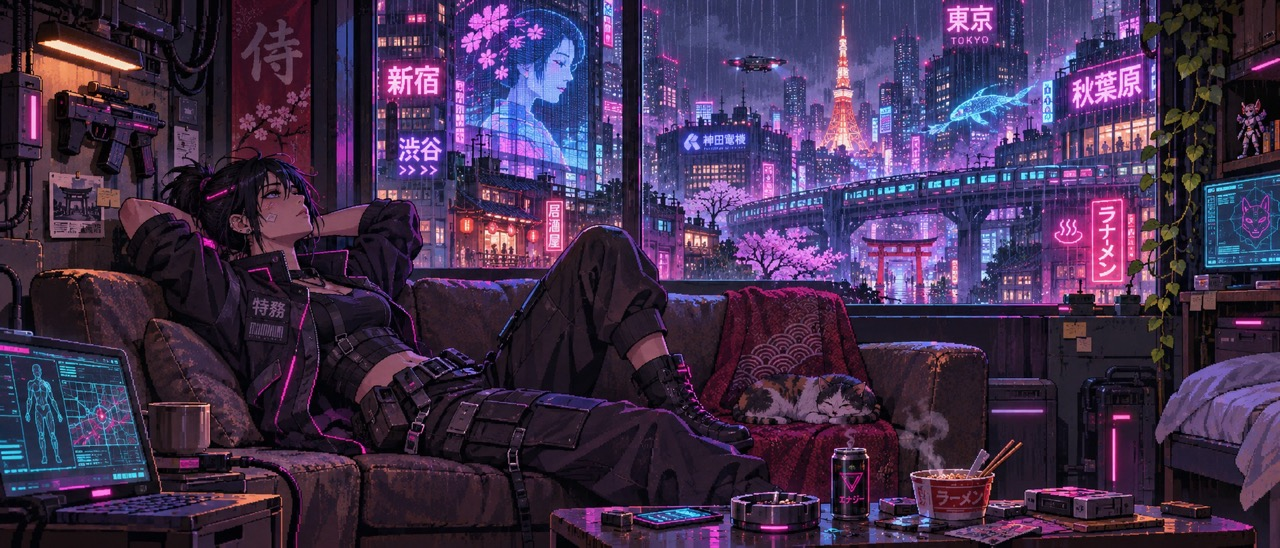
#> input picture prototypes/mortal-city/art_src/ref/ChatGPT 圖像 2026年11月4日 下午04_20_48-1 Large.jpeg, 1280 x 548 px
$ python -i slice_sprites.py   (imports and definitions only)
#> lines starting #> are read from the running program, lines starting #| are printed output that depends on the picture
#!/usr/bin/env python3
"""把 Codex 生成的綠底素材切成 sprite，縮成遊戲像素尺寸。

用法：
  python3 art_src/slice_sprites.py kit  <輸入.png> <輸出前綴> [縮小倍率]   # 綠底上分開排的多個物件 → 每個物件一張
  python3 art_src/slice_sprites.py layer <輸入.png> <輸出.png> [倍率或 WxH] # 整張圖層（綠色部分變透明）

- 去背：接近 #00FF00 的像素變透明（綠色明顯大於紅藍）。
- 縮小：預設 1/4（素材約 4×4 畫面像素＝1 個像素格），用 BOX 取平均後把透明度二值化，邊緣保持銳利。
- kit 模式會輸出 <前綴>_NN.png，以及 <前綴>_sheet.png（每塊標號的總覽）與 <前綴>.json（每塊的尺寸與在原圖的位置），之後再依總覽替每塊取名。
"""
import json
import sys
from collections import deque

from PIL import Image, ImageDraw

SCALE = 4


def key_green(im: Image.Image) -> Image.Image:
    im = im.convert('RGBA')
    px = im.load()
    w, h = im.size
#> w = 1280; h = 548
    for y in range(h):
        for x in range(w):
            r, g, b, a = px[x, y]
            if g > 140 and g > r * 1.45 and g > b * 1.45:
                px[x, y] = (0, 0, 0, 0)
    return im


def shrink(im: Image.Image, scale=SCALE) -> Image.Image:
#> called with scale = 4
    w, h = im.size
#> w = 1280; h = 548
    small = im.resize((max(1, round(w / scale)), max(1, round(h / scale))), Image.BOX)
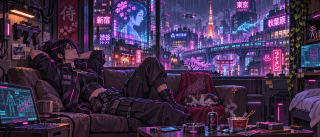
#> small: PIL image 320x137 RGBA; mean R, G, B, A 65.3, 46.6, 76.9, 255
    p = small.load()
    for y in range(small.size[1]):
        for x in range(small.size[0]):
            r, g, b, a = p[x, y]
            if a < 128:
                p[x, y] = (0, 0, 0, 0)
            else:
                # 半透明邊緣恢復成不透明，並去掉混進來的綠色
                k = 255 / a
                r, g, b = min(255, int(r * k)), min(255, int(g * k)), min(255, int(b * k))
                if g > r * 1.3 and g > b * 1.3:
                    g = max(r, b)
                p[x, y] = (r, g, b, 255)
    return small


# [51 lines left out: functions components, do_kit, not called in this run]


def do_layer(src: str, out: str, scale=SCALE, size=None):
    im = key_green(Image.open(src))
    small = shrink(im, im.size[0] / size[0]) if size else shrink(im, scale)
    if size and small.size != tuple(size):
        small = small.resize(tuple(size), Image.NEAREST)
    small.save(out)
    print(f'{src} → {out} {small.size}')
#| ref/ChatGPT 圖像 2026年11月4日 下午04_20_48-1 Large.jpeg → out.png (320, 137)


# [9 lines not run here, left out]

>>> result = do_layer('ref/ChatGPT 圖像 2026年11月4日 下午04_20_48-1 Large.jpeg', 'out.png')
